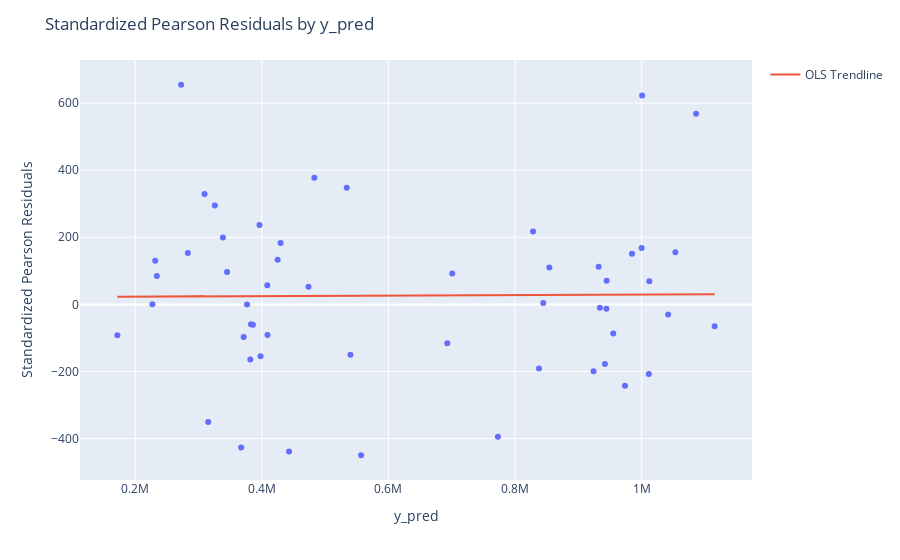

The cell this chart's notebook holds for it:
### Code cell
plot_by(testdf, 'Standardized Pearson Residuals', 'y_pred')
